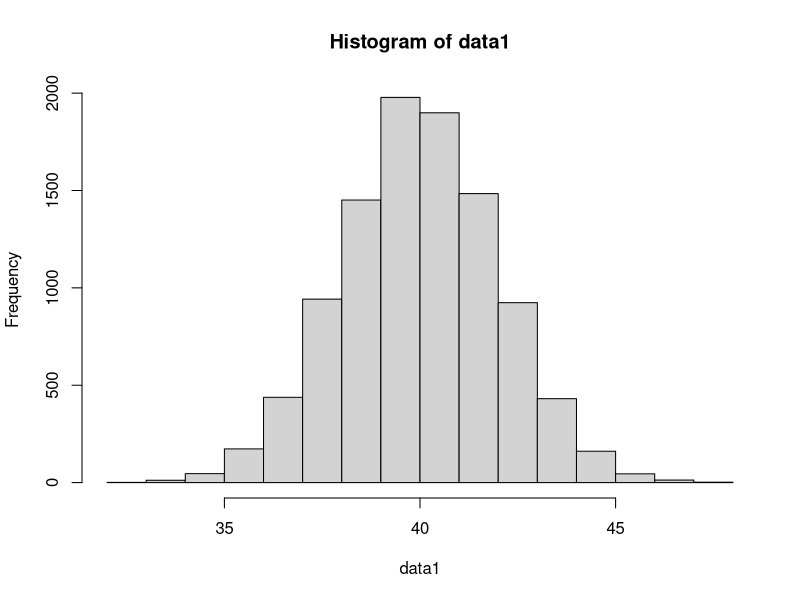

The R source for this figure:
# 1. povp volumen kave 

mu = 40
sd = 2
n = 10000

set.seed(123)
data1 <- rnorm(n, mu, sd)
hist(data1)

#MM - metoda momentov
mu1 = mean(data1)
sd1 = mean(data1^2) - mean(data1)^2

#MNV - metoda največjega verjetja
mu2 = mean(data1)
sd2 = mean((data1-mu2)^2)

var(data1)


#2. eksponentne družine 
a=2
lambda=3
data2 = rgamma(n,a,lambda)
